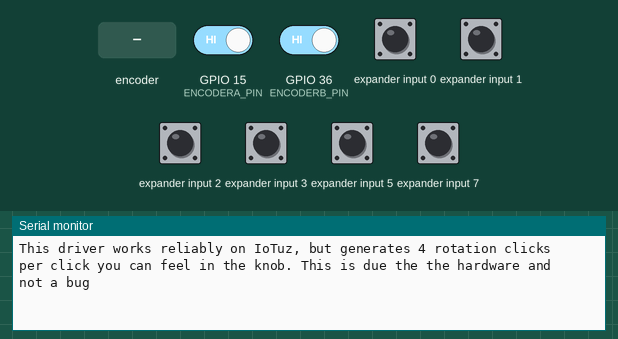
The sketch below on a simulated ESP32. On the bench: the last lines printed to the serial monitor. Wiring (inferred from the names in the program): PCF8574 port expander at I2C address 0x20. Inputs (shaded band) come from the test bench; at power-on: GPIO 15 (ENCODERA_PIN), GPIO 36 (ENCODERB_PIN), expander input 0–3, expander input 5, expander input 7 HIGH.

Above: at 1.2 s.
1.3 s: rotary encoder on GPIO 15 (ENCODERA_PIN) / GPIO 36 (ENCODERB_PIN) turned 1 step (first pin leading)
At 2.0 s:
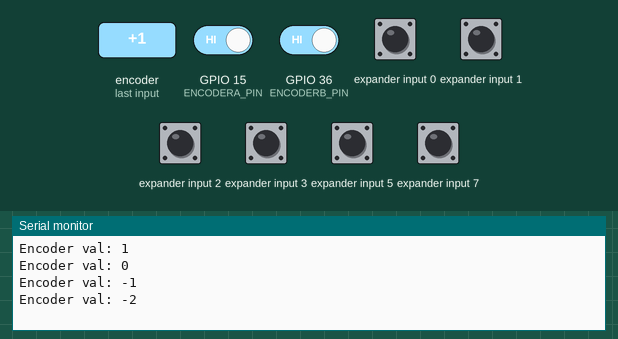
3.0 s: expander input 3 pulled LOW for 0.15 s
At 3.6 s:
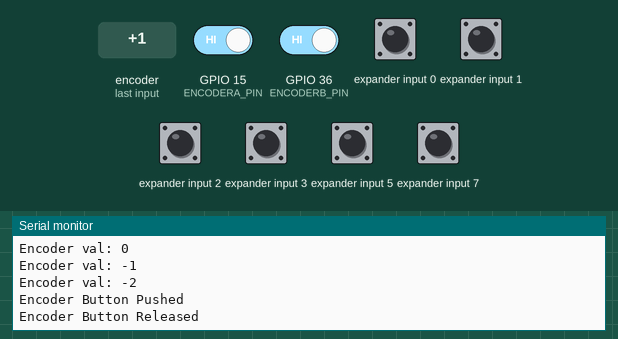
4.6 s: rotary encoder on GPIO 15 (ENCODERA_PIN) / GPIO 36 (ENCODERB_PIN) turned 1 step (first pin leading)
At 5.7 s:
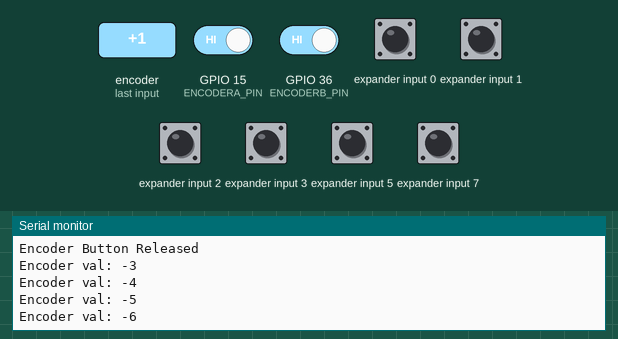
Timing chart, 0 to 7.6 s (numbered marks = the images above; inputs shaded):
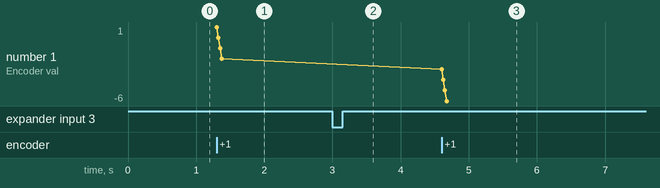

Measured:
- after the input at 1.3 s, the serial monitor: prints a new line at once (image 1)
- after the input at 3.0 s, the serial monitor: prints a new line at once (image 2)
- after the input at 4.6 s, the serial monitor: prints a new line at once (image 3)
- plotted number 1: -2 → -6 after the input at 4.6 s

The sketch:

EncoderTestPinIntrButt.ino
```cpp
// (licence header left out)
// Inspired from fbonan
// https://www.circuitsathome.com/mcu/reading-rotary-encoder-on-arduino/

// This is better than EncoderTestIntr because it only interrupts on
// pin change instead of some time interval.

#include "iotuz.h"

volatile int16_t encoder0Pos = 0;
uint8_t old_AB = 0;

// grey code
// http://hades.mech.northwestern.edu/index.php/Rotary_Encoder
// also read up on 'Understanding Quadrature Encoded Signals'
// https://www.pjrc.com/teensy/td_libs_Encoder.html
int8_t enc_states[] = {0,-1,1,0,1,0,0,-1,-1,0,0,1,0,1,-1,0};


int16_t lastencoder = 0;

/* returns change in encoder state (-1,0,1) */
void read_encoder() {
    old_AB <<= 2;
    old_AB |= ((digitalRead(ENCODERB_PIN))?(1<<1):0) | ((digitalRead(ENCODERA_PIN))?(1<<0):0);
    encoder0Pos += ( enc_states[( old_AB & 0x0f )]);
}

void scan_buttons() {
    static bool butEnc = false;
    uint8_t butt_state = i2cexp_read();

    if (butt_state & I2CEXP_ENC_BUT && !butEnc)
    {
	butEnc = true;
	Serial.println("Encoder Button Pushed");
    }
    if (!(butt_state & I2CEXP_ENC_BUT) && butEnc)
    {
	butEnc = false;
	Serial.println("Encoder Button Released");
    }
}

// the setup routine runs once when you press reset:
void setup() {
    // initialize serial communication at 9600 bits per second:
    Serial.begin(115200);
    iotuz_setup();

    attachInterrupt(ENCODERA_PIN, read_encoder, CHANGE);
    attachInterrupt(ENCODERB_PIN, read_encoder, CHANGE);

    Serial.println("This driver works reliably on IoTuz, but generates 4 rotation clicks");
    Serial.println("per click you can feel in the knob. This is due the the hardware and not a bug");
}

// the loop routine runs over and over again forever:
void loop() {
    static int16_t lastencoder;

    if (lastencoder != encoder0Pos) {
	Serial.print ("Encoder val: ");
	Serial.println (encoder0Pos);
	lastencoder = encoder0Pos;
    }

    // There is no debouncing here, delay at the end will help a bit, but is not foolproof
    scan_buttons();

    //Serial.println("Do other stuff in loop()");
    delay(1);
}

// vim:sts=4:sw=4
```

iotuz.h
```cpp
// TFT + Touch Screen Setup Start
// These are the minimal changes from v0.1 to get the LCD working
#define TFT_DC 4
#define TFT_CS 19
#define TFT_RST 32
// SPI Pins are shared by TFT, touch screen, SD Card
#define SPI_MISO 12
#define SPI_MOSI 13
#define SPI_CLK 14

// LCD brightness control and touchscreen CS are behind the port
// expander, as well as both push buttons
#define I2C_EXPANDER 0x20	//0100000 (7bit) address of the IO expander on i2c bus

/* Port expander PCF8574, access via I2C on */
#define I2CEXP_ACCEL_INT    0x01	// (In)
#define I2CEXP_A_BUT	    0x02	// (In)
#define I2CEXP_B_BUT	    0x04	// (In)
#define I2CEXP_ENC_BUT	    0x08	// (In)
#define I2CEXP_SD_CS	    0x10	// (Out)
#define I2CEXP_TOUCH_INT    0x20	// (In)
#define I2CEXP_TOUCH_CS	    0x40	// (Out)
#define I2CEXP_LCD_BL_CTR   0x80	// (Out)

void i2cexp_clear_bits(uint8_t bitfield);
void i2cexp_set_bits(uint8_t bitfield);

// This is calibration data for the raw touch data to the screen coordinates
#define TS_MINX 320
#define TS_MINY 220
#define TS_MAXX 3920
#define TS_MAXY 3820
#define MINPRESSURE 400
#define MAXPRESSURE 3000

// Joystick Setup
#define JOYSTICK_X_PIN 39
#define JOYSTICK_Y_PIN 34
#define JOYSTICK_BUT_PIN 0

// Center on my IoTuz board (not used anymore)
#define JOYSTICK_CENTERX  1785
#define JOYSTICK_CENTERY  1854

#define ENCODERA_PIN 15
#define ENCODERB_PIN 36
```

iotuz.ino
```cpp
#include <Wire.h>
#include "iotuz.h"

// Dealing with the I/O expander is a bit counter intuitive. There is no difference between a
// write meant to toggle an output port, and a write designed to turn off pull down resistors and trigger
// a read request.
// The write just before the read should have bits high on the bits you'd like to read back, but you
// may get high bits back on other bits you didn't turn off the pull down resistor on. This is normal.
// Just filter out the bits you're trying to get from the value read back and keep in mind that when
// you write, you should still send the right bit values for the output pins.
// This is all stored in i2cexp which we initialize to the bits used as input:
#define I2CEXP_IMASK ( I2CEXP_ACCEL_INT + I2CEXP_A_BUT + I2CEXP_B_BUT + I2CEXP_ENC_BUT + I2CEXP_TOUCH_INT )
// Any write to I2CEXP should contain those mask bits so allow reads to work later
uint8_t i2cexp = I2CEXP_IMASK;

// I2C/TWI success (transaction was successful).
#define ku8TWISuccess    0
// I2C/TWI device not present (address sent, NACK received).
#define ku8TWIDeviceNACK 2
// I2C/TWI data not received (data sent, NACK received).
#define ku8TWIDataNACK   3
// I2C/TWI other error.
#define ku8TWIError      4

void pcf8574_write(uint8_t dt)
{
    uint8_t error;

    Wire.beginTransmission(I2C_EXPANDER);
    // Serial.print("Writing to I2CEXP: ");
    // Serial.println(dt);
    Wire.write(dt);
    error = Wire.endTransmission();
    if (error != ku8TWISuccess) {
	    // FIXME: do something here if you like
    }
}

// To clear bit #7, send 128
void i2cexp_clear_bits(uint8_t bitfield)
{
    // set bits to clear to 0, all other to 1, binary and to clear the bits
    i2cexp &= (~bitfield);
    pcf8574_write(i2cexp);
}

// To set bit #7, send 128
void i2cexp_set_bits(uint8_t bitfield)
{
    i2cexp |= bitfield;
    pcf8574_write(i2cexp);
}

uint8_t i2cexp_read()
{
    // For read to work, we must have sent 1 bits on the ports that get used as input
    // This is done by i2cexp_clear_bits called in setup.
    Wire.requestFrom(I2C_EXPANDER, 1);	// FIXME: deal with returned error here?
    while (Wire.available() < 1) ;
    uint8_t read = ~Wire.read();	// Apparently one has to invert the bits read
    // When no buttons are pushed, this returns 0x91, which includes some ports
    // we use as output, so we do need to filter out the ports used as read.
    // Serial.println(read, HEX);
    return read;
}

void iotuz_setup()
{
    pinMode (ENCODERA_PIN, INPUT_PULLUP);
    pinMode (ENCODERB_PIN, INPUT_PULLUP);

    pinMode(SPI_MOSI, OUTPUT);
    pinMode(SPI_MISO, INPUT);
    pinMode(SPI_CLK, OUTPUT);

    // Joystick Setup
    pinMode(JOYSTICK_BUT_PIN, INPUT_PULLUP);

    // TFT Setup
    pinMode(TFT_CS, OUTPUT);
    pinMode(TFT_DC, OUTPUT);
    pinMode(TFT_RST, OUTPUT);

    // required for i2exp to work
    Wire.begin();
    // turn off the LCD by default and init other bits (the ones that are read)
    i2cexp_set_bits(I2CEXP_LCD_BL_CTR);
}

// vim:sts=4:sw=4
```
